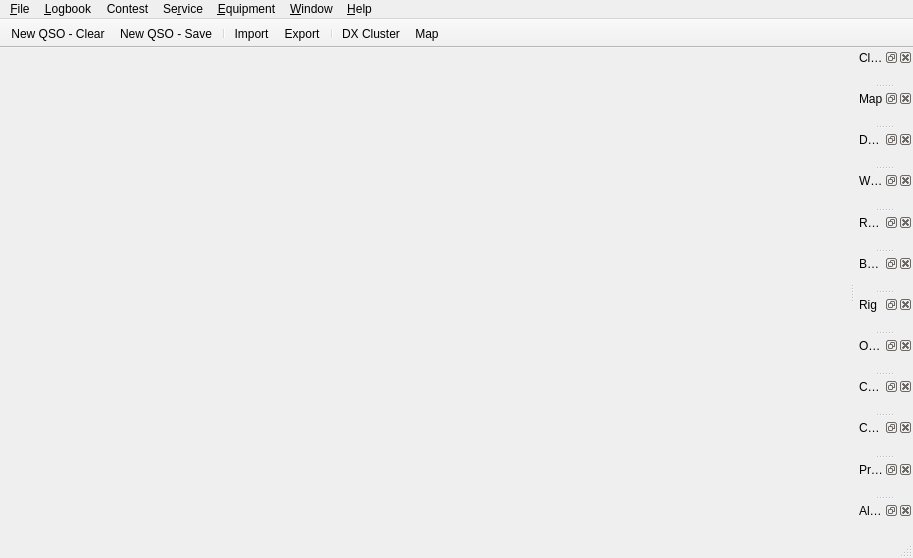
<?xml version="1.0" encoding="UTF-8"?>
<ui version="4.0">
 <class>MainWindow</class>
 <widget class="QMainWindow" name="MainWindow">
  <property name="geometry">
   <rect>
    <x>0</x>
    <y>0</y>
    <width>913</width>
    <height>558</height>
   </rect>
  </property>
  <property name="windowTitle">
   <string/>
  </property>
  <property name="dockOptions">
   <set>QMainWindow::AllowNestedDocks|QMainWindow::AllowTabbedDocks|QMainWindow::AnimatedDocks|QMainWindow::GroupedDragging</set>
  </property>
  <widget class="QWidget" name="centralWidget">
   <layout class="QVBoxLayout" name="verticalLayout">
    <property name="bottomMargin">
     <number>0</number>
    </property>
    <item>
     <widget class="LogbookWidget" name="logbookWidget" native="true">
      <property name="sizePolicy">
       <sizepolicy hsizetype="Preferred" vsizetype="Expanding">
        <horstretch>0</horstretch>
        <verstretch>0</verstretch>
       </sizepolicy>
      </property>
     </widget>
    </item>
    <item>
     <widget class="NewContactWidget" name="newContactWidget" native="true">
      <property name="sizePolicy">
       <sizepolicy hsizetype="Preferred" vsizetype="Maximum">
        <horstretch>0</horstretch>
        <verstretch>0</verstretch>
       </sizepolicy>
      </property>
      <property name="focusPolicy">
       <enum>Qt::ClickFocus</enum>
      </property>
     </widget>
    </item>
   </layout>
  </widget>
  <widget class="QMenuBar" name="menuBar">
   <property name="geometry">
    <rect>
     <x>0</x>
     <y>0</y>
     <width>913</width>
     <height>23</height>
    </rect>
   </property>
   <widget class="QMenu" name="menuFile">
    <property name="title">
     <string>&amp;File</string>
    </property>
    <addaction name="actionSettings"/>
    <addaction name="separator"/>
    <addaction name="actionQuit"/>
   </widget>
   <widget class="QMenu" name="menuLogbook">
    <property name="title">
     <string>&amp;Logbook</string>
    </property>
    <addaction name="actionQSOFilters"/>
    <addaction name="actionManualContact"/>
    <addaction name="separator"/>
    <addaction name="actionImport"/>
    <addaction name="actionExport"/>
    <addaction name="separator"/>
    <addaction name="actionAwards"/>
    <addaction name="actionStatistics"/>
   </widget>
   <widget class="QMenu" name="menuEquipment">
    <property name="title">
     <string>&amp;Equipment</string>
    </property>
    <addaction name="actionConnectRig"/>
    <addaction name="actionConnectCWKeyer"/>
    <addaction name="actionConnectRotator"/>
   </widget>
   <widget class="QMenu" name="menuHelp">
    <property name="title">
     <string>&amp;Help</string>
    </property>
    <addaction name="actionWikiHelp"/>
    <addaction name="actionReportBug"/>
    <addaction name="actionMailingList"/>
    <addaction name="separator"/>
    <addaction name="actionAbout"/>
   </widget>
   <widget class="QMenu" name="menuWindow">
    <property name="title">
     <string>&amp;Window</string>
    </property>
    <addaction name="actionAlerts"/>
    <addaction name="actionBandmap"/>
    <addaction name="actionClock"/>
    <addaction name="actionChat"/>
    <addaction name="actionCWConsole"/>
    <addaction name="actionDXClusterWindow"/>
    <addaction name="actionMapWindow"/>
    <addaction name="actionProfileImage"/>
    <addaction name="actionOnlineMap"/>
    <addaction name="actionRig"/>
    <addaction name="actionRotator"/>
    <addaction name="actionWsjtx"/>
   </widget>
   <widget class="QMenu" name="menuServices">
    <property name="title">
     <string>Se&amp;rvice</string>
    </property>
    <addaction name="actionClublog"/>
    <addaction name="actioneQSL"/>
    <addaction name="actionHRDLog"/>
    <addaction name="actionLotw"/>
    <addaction name="actionQRZ_com"/>
   </widget>
   <widget class="QMenu" name="menuContest">
    <property name="title">
     <string>Contest</string>
    </property>
    <widget class="QMenu" name="menuDupeCheck">
     <property name="title">
      <string>Dupe Check</string>
     </property>
     <addaction name="actionDupeAllBands"/>
     <addaction name="actionDupeEachBand"/>
     <addaction name="actionDupeEachBandMode"/>
     <addaction name="actionDupeNoCheck"/>
    </widget>
    <widget class="QMenu" name="menuSequence">
     <property name="title">
      <string>Sequence</string>
     </property>
     <addaction name="actionSeqSingle"/>
     <addaction name="actionSeqPerBand"/>
     <addaction name="separator"/>
     <addaction name="actionSeqReset"/>
    </widget>
    <widget class="QMenu" name="menuLinkExchange">
     <property name="title">
      <string>Linking Exchange With</string>
     </property>
     <addaction name="actionLinkExchangeNone"/>
     <addaction name="separator"/>
    </widget>
    <addaction name="menuDupeCheck"/>
    <addaction name="menuSequence"/>
    <addaction name="menuLinkExchange"/>
    <addaction name="separator"/>
    <addaction name="actionContestStop"/>
   </widget>
   <addaction name="menuFile"/>
   <addaction name="menuLogbook"/>
   <addaction name="menuContest"/>
   <addaction name="menuServices"/>
   <addaction name="menuEquipment"/>
   <addaction name="menuWindow"/>
   <addaction name="menuHelp"/>
  </widget>
  <widget class="QStatusBar" name="statusBar"/>
  <widget class="QToolBar" name="toolBar">
   <property name="enabled">
    <bool>true</bool>
   </property>
   <property name="windowTitle">
    <string>Toolbar</string>
   </property>
   <property name="movable">
    <bool>false</bool>
   </property>
   <property name="toolButtonStyle">
    <enum>Qt::ToolButtonIconOnly</enum>
   </property>
   <property name="floatable">
    <bool>false</bool>
   </property>
   <attribute name="toolBarArea">
    <enum>TopToolBarArea</enum>
   </attribute>
   <attribute name="toolBarBreak">
    <bool>false</bool>
   </attribute>
   <addaction name="actionNewContact"/>
   <addaction name="actionSaveContact"/>
   <addaction name="separator"/>
   <addaction name="actionImport"/>
   <addaction name="actionExport"/>
   <addaction name="separator"/>
   <addaction name="actionDXClusterWindow"/>
   <addaction name="actionMapWindow"/>
  </widget>
  <widget class="QDockWidget" name="clockDockWidget">
   <property name="windowTitle">
    <string>Clock</string>
   </property>
   <attribute name="dockWidgetArea">
    <number>2</number>
   </attribute>
   <widget class="ClockWidget" name="clockWidget"/>
  </widget>
  <widget class="QDockWidget" name="mapDockWidget">
   <property name="windowTitle">
    <string>Map</string>
   </property>
   <attribute name="dockWidgetArea">
    <number>2</number>
   </attribute>
   <widget class="MapWidget" name="mapWidget">
    <property name="focusPolicy">
     <enum>Qt::ClickFocus</enum>
    </property>
   </widget>
  </widget>
  <widget class="QDockWidget" name="dxDockWidget">
   <property name="windowTitle">
    <string>DX Cluster</string>
   </property>
   <attribute name="dockWidgetArea">
    <number>2</number>
   </attribute>
   <widget class="DxWidget" name="dxWidget"/>
  </widget>
  <widget class="QDockWidget" name="wsjtxDockWidget">
   <property name="windowTitle">
    <string>WSJTX</string>
   </property>
   <attribute name="dockWidgetArea">
    <number>2</number>
   </attribute>
   <widget class="WsjtxWidget" name="wsjtxWidget"/>
  </widget>
  <widget class="QDockWidget" name="rotatorDockWidget">
   <property name="windowTitle">
    <string>Rotator</string>
   </property>
   <attribute name="dockWidgetArea">
    <number>2</number>
   </attribute>
   <widget class="RotatorWidget" name="rotatorWidget"/>
  </widget>
  <widget class="QDockWidget" name="bandmapDockWidget">
   <property name="windowTitle">
    <string>Bandmap</string>
   </property>
   <attribute name="dockWidgetArea">
    <number>2</number>
   </attribute>
   <widget class="BandmapWidget" name="bandmapWidget"/>
  </widget>
  <widget class="QDockWidget" name="rigDockWidget">
   <property name="windowTitle">
    <string>Rig</string>
   </property>
   <attribute name="dockWidgetArea">
    <number>2</number>
   </attribute>
   <widget class="RigWidget" name="rigWidget"/>
  </widget>
  <widget class="QDockWidget" name="onlineMapDockWidget">
   <property name="windowTitle">
    <string>Online Map</string>
   </property>
   <attribute name="dockWidgetArea">
    <number>2</number>
   </attribute>
   <widget class="OnlineMapWidget" name="onlineMapWidget"/>
  </widget>
  <widget class="QDockWidget" name="cwConsoleDockWidget">
   <property name="windowTitle">
    <string>CW Console</string>
   </property>
   <attribute name="dockWidgetArea">
    <number>2</number>
   </attribute>
   <widget class="CWConsoleWidget" name="cwconsoleWidget"/>
  </widget>
  <widget class="QDockWidget" name="chatDockWidget">
   <property name="windowTitle">
    <string>Chat</string>
   </property>
   <attribute name="dockWidgetArea">
    <number>2</number>
   </attribute>
   <widget class="ChatWidget" name="chatWidget"/>
  </widget>
  <widget class="QDockWidget" name="profileImageDockWidget">
   <property name="windowTitle">
    <string>Profile Image</string>
   </property>
   <attribute name="dockWidgetArea">
    <number>2</number>
   </attribute>
   <widget class="ProfileImageWidget" name="profileImageWidget"/>
  </widget>
  <widget class="QDockWidget" name="alertDockWidget">
   <property name="windowTitle">
    <string>Alerts</string>
   </property>
   <attribute name="dockWidgetArea">
    <number>2</number>
   </attribute>
   <widget class="AlertWidget" name="alertsWidget"/>
  </widget>
  <action name="actionQuit">
   <property name="icon">
    <iconset theme="application-exit">
     <normaloff>.</normaloff>.</iconset>
   </property>
   <property name="text">
    <string>Quit</string>
   </property>
   <property name="toolTip">
    <string>Application - Quit</string>
   </property>
   <property name="shortcut">
    <string notr="true">Ctrl+Q</string>
   </property>
   <property name="menuRole">
    <enum>QAction::QuitRole</enum>
   </property>
   <property name="changeableshortcut" stdset="0">
    <bool>true</bool>
   </property>
  </action>
  <action name="actionSettings">
   <property name="icon">
    <iconset theme="document-properties">
     <normaloff>.</normaloff>.</iconset>
   </property>
   <property name="text">
    <string>&amp;Settings</string>
   </property>
   <property name="menuRole">
    <enum>QAction::PreferencesRole</enum>
   </property>
  </action>
  <action name="actionNewContact">
   <property name="icon">
    <iconset theme="document-new">
     <normaloff>.</normaloff>.</iconset>
   </property>
   <property name="text">
    <string>New QSO - Clear</string>
   </property>
   <property name="toolTip">
    <string>New QSO - Clear</string>
   </property>
   <property name="shortcut">
    <string notr="true">Ctrl+N</string>
   </property>
   <property name="changeableshortcut" stdset="0">
    <bool>true</bool>
   </property>
  </action>
  <action name="actionImport">
   <property name="icon">
    <iconset theme="document-import">
     <normaloff>.</normaloff>.</iconset>
   </property>
   <property name="text">
    <string>&amp;Import</string>
   </property>
  </action>
  <action name="actionExport">
   <property name="icon">
    <iconset theme="document-export">
     <normaloff>.</normaloff>.</iconset>
   </property>
   <property name="text">
    <string>&amp;Export</string>
   </property>
  </action>
  <action name="actionConnectRig">
   <property name="checkable">
    <bool>true</bool>
   </property>
   <property name="text">
    <string>Connect R&amp;ig</string>
   </property>
   <property name="shortcut">
    <string notr="true"/>
   </property>
  </action>
  <action name="actionAbout">
   <property name="icon">
    <iconset theme="help-about">
     <normaloff>.</normaloff>.</iconset>
   </property>
   <property name="text">
    <string>&amp;About</string>
   </property>
   <property name="menuRole">
    <enum>QAction::AboutRole</enum>
   </property>
  </action>
  <action name="actionSaveContact">
   <property name="icon">
    <iconset theme="document-save">
     <normaloff>.</normaloff>.</iconset>
   </property>
   <property name="text">
    <string>New QSO - Save</string>
   </property>
   <property name="toolTip">
    <string>New QSO - Save</string>
   </property>
   <property name="shortcut">
    <string notr="true">Ctrl+S</string>
   </property>
   <property name="changeableshortcut" stdset="0">
    <bool>true</bool>
   </property>
  </action>
  <action name="actionDXClusterWindow">
   <property name="icon">
    <iconset theme="object-rows">
     <normaloff>:/res/icons/network-wireless.png</normaloff>:/res/icons/network-wireless.png</iconset>
   </property>
   <property name="text">
    <string>DX Cluster</string>
   </property>
  </action>
  <action name="actionMapWindow">
   <property name="icon">
    <iconset theme="globe">
     <normaloff>:/res/icons/emblem-web.png</normaloff>:/res/icons/emblem-web.png</iconset>
   </property>
   <property name="text">
    <string>Map</string>
   </property>
  </action>
  <action name="actionStatistics">
   <property name="icon">
    <iconset theme="x-office-spreadsheet">
     <normaloff>.</normaloff>.</iconset>
   </property>
   <property name="text">
    <string>S&amp;tatistics</string>
   </property>
  </action>
  <action name="actionWsjtx">
   <property name="text">
    <string>Wsjtx</string>
   </property>
  </action>
  <action name="actionLotw">
   <property name="text">
    <string>&amp;LotW</string>
   </property>
  </action>
  <action name="actionConnectRotator">
   <property name="checkable">
    <bool>true</bool>
   </property>
   <property name="text">
    <string>Connect R&amp;otator</string>
   </property>
  </action>
  <action name="actionRotator">
   <property name="text">
    <string>Rotator</string>
   </property>
  </action>
  <action name="actionBandmap">
   <property name="text">
    <string>Bandmap</string>
   </property>
  </action>
  <action name="actionRig">
   <property name="text">
    <string>Rig</string>
   </property>
  </action>
  <action name="actionClock">
   <property name="text">
    <string>Clock</string>
   </property>
  </action>
  <action name="actionQSOFilters">
   <property name="icon">
    <iconset resource="../res/icons/icons.qrc">
     <normaloff>:/icons/filter_list-24px.svg</normaloff>:/icons/filter_list-24px.svg</iconset>
   </property>
   <property name="text">
    <string>QSO &amp;Filters</string>
   </property>
  </action>
  <action name="actioneQSL">
   <property name="text">
    <string>&amp;eQSL</string>
   </property>
  </action>
  <action name="actionOnlineMap">
   <property name="text">
    <string>Online Map</string>
   </property>
  </action>
  <action name="actionAwards">
   <property name="icon">
    <iconset theme="application-certificate">
     <normaloff>.</normaloff>.</iconset>
   </property>
   <property name="text">
    <string>&amp;Awards</string>
   </property>
  </action>
  <action name="actionClublog">
   <property name="text">
    <string>&amp;Clublog</string>
   </property>
  </action>
  <action name="actionQRZ_com">
   <property name="text">
    <string>&amp;QRZ.com</string>
   </property>
  </action>
  <action name="actionEditAlertRules">
   <property name="text">
    <string>Edit Rules</string>
   </property>
  </action>
  <action name="actionBeepSettingAlert">
   <property name="checkable">
    <bool>true</bool>
   </property>
   <property name="text">
    <string>Beep</string>
   </property>
  </action>
  <action name="actionConnectCWKeyer">
   <property name="checkable">
    <bool>true</bool>
   </property>
   <property name="text">
    <string>Connect &amp;CW Keyer</string>
   </property>
  </action>
  <action name="actionCWConsole">
   <property name="text">
    <string>CW Console</string>
   </property>
  </action>
  <action name="actionWikiHelp">
   <property name="icon">
    <iconset theme="help">
     <normaloff>.</normaloff>.</iconset>
   </property>
   <property name="text">
    <string>&amp;Wiki</string>
   </property>
  </action>
  <action name="actionReportBug">
   <property name="text">
    <string>Report &amp;Bug...</string>
   </property>
  </action>
  <action name="actionManualContact">
   <property name="checkable">
    <bool>true</bool>
   </property>
   <property name="text">
    <string>&amp;Manual Entry</string>
   </property>
   <property name="toolTip">
    <string>Switch New Contact dialog to the manually entry mode&lt;br/&gt;(time, freq, profiles etc. are not taken from their common sources)</string>
   </property>
  </action>
  <action name="actionMailingList">
   <property name="text">
    <string>Mailing List...</string>
   </property>
  </action>
  <action name="actionActivitiesEdit">
   <property name="text">
    <string>Edit</string>
   </property>
  </action>
  <action name="actionHRDLog">
   <property name="text">
    <string>HRDLog</string>
   </property>
  </action>
  <action name="actionChat">
   <property name="text">
    <string>Chat</string>
   </property>
  </action>
  <action name="actionSaveGeometry">
   <property name="text">
    <string>Save Arrangement</string>
   </property>
   <property name="toolTip">
    <string>Save Arrangement</string>
   </property>
  </action>
  <action name="actionEquipmentKeepOptions">
   <property name="checkable">
    <bool>true</bool>
   </property>
   <property name="text">
    <string>Keep Options</string>
   </property>
   <property name="toolTip">
    <string>Restore connection options after application restart</string>
   </property>
  </action>
  <action name="actionProfileImage">
   <property name="text">
    <string>Profile Image</string>
   </property>
  </action>
  <action name="actionSearchCallsign">
   <property name="enabled">
    <bool>true</bool>
   </property>
   <property name="text">
    <string>Logbook - Search Callsign</string>
   </property>
   <property name="shortcut">
    <string notr="true">Ctrl+F</string>
   </property>
   <property name="shortcutContext">
    <enum>Qt::ApplicationShortcut</enum>
   </property>
   <property name="menuRole">
    <enum>QAction::NoRole</enum>
   </property>
   <property name="changeableshortcut" stdset="0">
    <bool>true</bool>
   </property>
  </action>
  <action name="actionAddBandmapMark">
   <property name="text">
    <string>New QSO - Add text from Callsign field to Bandmap</string>
   </property>
   <property name="toolTip">
    <string>New QSO - Add text from Callsign field to Bandmap</string>
   </property>
   <property name="shortcut">
    <string notr="true">Ctrl+M</string>
   </property>
   <property name="shortcutContext">
    <enum>Qt::ApplicationShortcut</enum>
   </property>
   <property name="menuRole">
    <enum>QAction::NoRole</enum>
   </property>
   <property name="changeableshortcut" stdset="0">
    <bool>true</bool>
   </property>
  </action>
  <action name="actionBandSwitchDown">
   <property name="text">
    <string>Rig - Band Down</string>
   </property>
   <property name="shortcut">
    <string notr="true">Ctrl+PgDown</string>
   </property>
   <property name="shortcutContext">
    <enum>Qt::ApplicationShortcut</enum>
   </property>
   <property name="menuRole">
    <enum>QAction::NoRole</enum>
   </property>
   <property name="changeableshortcut" stdset="0">
    <bool>true</bool>
   </property>
  </action>
  <action name="actionBandSwitchUp">
   <property name="text">
    <string>Rig - Band Up</string>
   </property>
   <property name="shortcut">
    <string notr="true">Ctrl+PgUp</string>
   </property>
   <property name="shortcutContext">
    <enum>Qt::ApplicationShortcut</enum>
   </property>
   <property name="menuRole">
    <enum>QAction::NoRole</enum>
   </property>
   <property name="changeableshortcut" stdset="0">
    <bool>true</bool>
   </property>
  </action>
  <action name="actionUseNearestCallsign">
   <property name="text">
    <string>New QSO - Use Callsign from the Whisperer</string>
   </property>
   <property name="shortcut">
    <string notr="true">Alt+Return</string>
   </property>
   <property name="shortcutContext">
    <enum>Qt::ApplicationShortcut</enum>
   </property>
   <property name="menuRole">
    <enum>QAction::NoRole</enum>
   </property>
   <property name="changeableshortcut" stdset="0">
    <bool>true</bool>
   </property>
  </action>
  <action name="actionCWSpeedUp">
   <property name="text">
    <string>CW Console - Key Speed Up</string>
   </property>
   <property name="shortcut">
    <string notr="true">Alt+Up</string>
   </property>
   <property name="shortcutContext">
    <enum>Qt::ApplicationShortcut</enum>
   </property>
   <property name="menuRole">
    <enum>QAction::NoRole</enum>
   </property>
   <property name="changeableshortcut" stdset="0">
    <bool>true</bool>
   </property>
  </action>
  <action name="actionCWSpeedDown">
   <property name="text">
    <string>CW Console - Key Speed Down</string>
   </property>
   <property name="shortcut">
    <string notr="true">Alt+Down</string>
   </property>
   <property name="shortcutContext">
    <enum>Qt::ApplicationShortcut</enum>
   </property>
   <property name="menuRole">
    <enum>QAction::NoRole</enum>
   </property>
   <property name="changeableshortcut" stdset="0">
    <bool>true</bool>
   </property>
  </action>
  <action name="actionCWProfileUp">
   <property name="text">
    <string>CW Console - Profile Up</string>
   </property>
   <property name="shortcut">
    <string notr="true">Alt+Right</string>
   </property>
   <property name="shortcutContext">
    <enum>Qt::ApplicationShortcut</enum>
   </property>
   <property name="menuRole">
    <enum>QAction::NoRole</enum>
   </property>
   <property name="changeableshortcut" stdset="0">
    <bool>true</bool>
   </property>
  </action>
  <action name="actionCWProfileDown">
   <property name="text">
    <string>CW Console - Profile Down</string>
   </property>
   <property name="shortcut">
    <string notr="true">Alt+Left</string>
   </property>
   <property name="shortcutContext">
    <enum>Qt::ApplicationShortcut</enum>
   </property>
   <property name="menuRole">
    <enum>QAction::NoRole</enum>
   </property>
   <property name="changeableshortcut" stdset="0">
    <bool>true</bool>
   </property>
  </action>
  <action name="actionPTTOn">
   <property name="text">
    <string>Rig - PTT On/Off</string>
   </property>
   <property name="shortcut">
    <string notr="true">Alt+\</string>
   </property>
   <property name="shortcutContext">
    <enum>Qt::ApplicationShortcut</enum>
   </property>
   <property name="autoRepeat">
    <bool>false</bool>
   </property>
   <property name="menuRole">
    <enum>QAction::NoRole</enum>
   </property>
   <property name="changeableshortcut" stdset="0">
    <bool>true</bool>
   </property>
  </action>
  <action name="actionAlerts">
   <property name="text">
    <string>Alerts</string>
   </property>
  </action>
  <action name="actionClearAlerts">
   <property name="text">
    <string>Clear</string>
   </property>
  </action>
  <action name="actionShowAlerts">
   <property name="text">
    <string>Show Alerts</string>
   </property>
  </action>
  <action name="actionDupeAllBands">
   <property name="checkable">
    <bool>true</bool>
   </property>
   <property name="text">
    <string>All Bands</string>
   </property>
  </action>
  <action name="actionDupeEachBand">
   <property name="checkable">
    <bool>true</bool>
   </property>
   <property name="text">
    <string>Each Band</string>
   </property>
  </action>
  <action name="actionDupeEachBandMode">
   <property name="checkable">
    <bool>true</bool>
   </property>
   <property name="text">
    <string>Each Band &amp;&amp; Mode</string>
   </property>
  </action>
  <action name="actionDupeNoCheck">
   <property name="checkable">
    <bool>true</bool>
   </property>
   <property name="text">
    <string>No Check</string>
   </property>
  </action>
  <action name="actionSeqSingle">
   <property name="checkable">
    <bool>true</bool>
   </property>
   <property name="text">
    <string>Single</string>
   </property>
  </action>
  <action name="actionSeqPerBand">
   <property name="checkable">
    <bool>true</bool>
   </property>
   <property name="text">
    <string>Per Band</string>
   </property>
  </action>
  <action name="actionContestStop">
   <property name="enabled">
    <bool>false</bool>
   </property>
   <property name="text">
    <string>Stop</string>
   </property>
  </action>
  <action name="actionSeqReset">
   <property name="text">
    <string>Reset</string>
   </property>
  </action>
  <action name="actionLinkExchangeNone">
   <property name="checkable">
    <bool>true</bool>
   </property>
   <property name="text">
    <string>None</string>
   </property>
  </action>
 </widget>
 <layoutdefault spacing="6" margin="11"/>
 <customwidgets>
  <customwidget>
   <class>NewContactWidget</class>
   <extends>QWidget</extends>
   <header>ui/NewContactWidget.h</header>
   <container>1</container>
   <slots>
    <signal>contactAdded()</signal>
    <signal>newTarget(double,double)</signal>
    <slot>resetContact()</slot>
    <slot>saveContact()</slot>
    <slot>tuneDx(QString,double)</slot>
    <slot>readGlobalSettings()</slot>
    <slot>resetSTXSeq()</slot>
   </slots>
  </customwidget>
  <customwidget>
   <class>LogbookWidget</class>
   <extends>QWidget</extends>
   <header>ui/LogbookWidget.h</header>
   <container>1</container>
   <slots>
    <slot>updateTable()</slot>
   </slots>
  </customwidget>
  <customwidget>
   <class>DxWidget</class>
   <extends>QWidget</extends>
   <header>ui/DxWidget.h</header>
   <container>1</container>
   <slots>
    <signal>tuneDx(QString,double)</signal>
   </slots>
  </customwidget>
  <customwidget>
   <class>WsjtxWidget</class>
   <extends>QWidget</extends>
   <header>ui/WsjtxWidget.h</header>
   <container>1</container>
  </customwidget>
  <customwidget>
   <class>ClockWidget</class>
   <extends>QWidget</extends>
   <header>ui/ClockWidget.h</header>
   <container>1</container>
  </customwidget>
  <customwidget>
   <class>MapWidget</class>
   <extends>QWidget</extends>
   <header>ui/MapWidget.h</header>
   <container>1</container>
  </customwidget>
  <customwidget>
   <class>RotatorWidget</class>
   <extends>QWidget</extends>
   <header>ui/RotatorWidget.h</header>
   <container>1</container>
  </customwidget>
  <customwidget>
   <class>BandmapWidget</class>
   <extends>QWidget</extends>
   <header>ui/BandmapWidget.h</header>
   <container>1</container>
  </customwidget>
  <customwidget>
   <class>RigWidget</class>
   <extends>QWidget</extends>
   <header>ui/RigWidget.h</header>
   <container>1</container>
  </customwidget>
  <customwidget>
   <class>OnlineMapWidget</class>
   <extends>QWidget</extends>
   <header>ui/OnlineMapWidget.h</header>
   <container>1</container>
  </customwidget>
  <customwidget>
   <class>CWConsoleWidget</class>
   <extends>QWidget</extends>
   <header>ui/CWConsoleWidget.h</header>
   <container>1</container>
  </customwidget>
  <customwidget>
   <class>ChatWidget</class>
   <extends>QWidget</extends>
   <header>ui/ChatWidget.h</header>
   <container>1</container>
  </customwidget>
  <customwidget>
   <class>ProfileImageWidget</class>
   <extends>QWidget</extends>
   <header>ui/ProfileImageWidget.h</header>
   <container>1</container>
  </customwidget>
  <customwidget>
   <class>AlertWidget</class>
   <extends>QWidget</extends>
   <header>ui/AlertWidget.h</header>
   <container>1</container>
  </customwidget>
 </customwidgets>
 <resources>
  <include location="../res/icons/icons.qrc"/>
 </resources>
 <connections>
  <connection>
   <sender>actionQuit</sender>
   <signal>triggered()</signal>
   <receiver>MainWindow</receiver>
   <slot>close()</slot>
   <hints>
    <hint type="sourcelabel">
     <x>-1</x>
     <y>-1</y>
    </hint>
    <hint type="destinationlabel">
     <x>284</x>
     <y>195</y>
    </hint>
   </hints>
  </connection>
  <connection>
   <sender>actionSettings</sender>
   <signal>triggered()</signal>
   <receiver>MainWindow</receiver>
   <slot>showSettings()</slot>
   <hints>
    <hint type="sourcelabel">
     <x>-1</x>
     <y>-1</y>
    </hint>
    <hint type="destinationlabel">
     <x>317</x>
     <y>231</y>
    </hint>
   </hints>
  </connection>
  <connection>
   <sender>actionExport</sender>
   <signal>triggered()</signal>
   <receiver>MainWindow</receiver>
   <slot>exportLog()</slot>
   <hints>
    <hint type="sourcelabel">
     <x>-1</x>
     <y>-1</y>
    </hint>
    <hint type="destinationlabel">
     <x>399</x>
     <y>325</y>
    </hint>
   </hints>
  </connection>
  <connection>
   <sender>actionImport</sender>
   <signal>triggered()</signal>
   <receiver>MainWindow</receiver>
   <slot>importLog()</slot>
   <hints>
    <hint type="sourcelabel">
     <x>-1</x>
     <y>-1</y>
    </hint>
    <hint type="destinationlabel">
     <x>399</x>
     <y>325</y>
    </hint>
   </hints>
  </connection>
  <connection>
   <sender>actionNewContact</sender>
   <signal>triggered()</signal>
   <receiver>newContactWidget</receiver>
   <slot>resetContact()</slot>
   <hints>
    <hint type="sourcelabel">
     <x>-1</x>
     <y>-1</y>
    </hint>
    <hint type="destinationlabel">
     <x>408</x>
     <y>622</y>
    </hint>
   </hints>
  </connection>
  <connection>
   <sender>actionSaveContact</sender>
   <signal>triggered()</signal>
   <receiver>newContactWidget</receiver>
   <slot>saveContact()</slot>
   <hints>
    <hint type="sourcelabel">
     <x>-1</x>
     <y>-1</y>
    </hint>
    <hint type="destinationlabel">
     <x>408</x>
     <y>622</y>
    </hint>
   </hints>
  </connection>
  <connection>
   <sender>actionAbout</sender>
   <signal>triggered()</signal>
   <receiver>MainWindow</receiver>
   <slot>showAbout()</slot>
   <hints>
    <hint type="sourcelabel">
     <x>-1</x>
     <y>-1</y>
    </hint>
    <hint type="destinationlabel">
     <x>404</x>
     <y>264</y>
    </hint>
   </hints>
  </connection>
  <connection>
   <sender>MainWindow</sender>
   <signal>settingsChanged()</signal>
   <receiver>newContactWidget</receiver>
   <slot>readGlobalSettings()</slot>
   <hints>
    <hint type="sourcelabel">
     <x>404</x>
     <y>264</y>
    </hint>
    <hint type="destinationlabel">
     <x>607</x>
     <y>500</y>
    </hint>
   </hints>
  </connection>
  <connection>
   <sender>actionConnectRig</sender>
   <signal>toggled(bool)</signal>
   <receiver>MainWindow</receiver>
   <slot>rigConnect()</slot>
   <hints>
    <hint type="sourcelabel">
     <x>-1</x>
     <y>-1</y>
    </hint>
    <hint type="destinationlabel">
     <x>446</x>
     <y>264</y>
    </hint>
   </hints>
  </connection>
  <connection>
   <sender>actionStatistics</sender>
   <signal>triggered()</signal>
   <receiver>MainWindow</receiver>
   <slot>showStatistics()</slot>
   <hints>
    <hint type="sourcelabel">
     <x>-1</x>
     <y>-1</y>
    </hint>
    <hint type="destinationlabel">
     <x>446</x>
     <y>264</y>
    </hint>
   </hints>
  </connection>
  <connection>
   <sender>actionLotw</sender>
   <signal>triggered()</signal>
   <receiver>MainWindow</receiver>
   <slot>showLotw()</slot>
   <hints>
    <hint type="sourcelabel">
     <x>-1</x>
     <y>-1</y>
    </hint>
    <hint type="destinationlabel">
     <x>446</x>
     <y>264</y>
    </hint>
   </hints>
  </connection>
  <connection>
   <sender>actionDXClusterWindow</sender>
   <signal>triggered()</signal>
   <receiver>dxDockWidget</receiver>
   <slot>show()</slot>
   <hints>
    <hint type="sourcelabel">
     <x>-1</x>
     <y>-1</y>
    </hint>
    <hint type="destinationlabel">
     <x>845</x>
     <y>340</y>
    </hint>
   </hints>
  </connection>
  <connection>
   <sender>actionMapWindow</sender>
   <signal>triggered()</signal>
   <receiver>mapDockWidget</receiver>
   <slot>show()</slot>
   <hints>
    <hint type="sourcelabel">
     <x>-1</x>
     <y>-1</y>
    </hint>
    <hint type="destinationlabel">
     <x>845</x>
     <y>227</y>
    </hint>
   </hints>
  </connection>
  <connection>
   <sender>actionWsjtx</sender>
   <signal>triggered()</signal>
   <receiver>wsjtxDockWidget</receiver>
   <slot>show()</slot>
   <hints>
    <hint type="sourcelabel">
     <x>-1</x>
     <y>-1</y>
    </hint>
    <hint type="destinationlabel">
     <x>845</x>
     <y>452</y>
    </hint>
   </hints>
  </connection>
  <connection>
   <sender>actionConnectRotator</sender>
   <signal>toggled(bool)</signal>
   <receiver>MainWindow</receiver>
   <slot>rotConnect()</slot>
   <hints>
    <hint type="sourcelabel">
     <x>-1</x>
     <y>-1</y>
    </hint>
    <hint type="destinationlabel">
     <x>446</x>
     <y>264</y>
    </hint>
   </hints>
  </connection>
  <connection>
   <sender>actionRotator</sender>
   <signal>triggered()</signal>
   <receiver>rotatorDockWidget</receiver>
   <slot>show()</slot>
   <hints>
    <hint type="sourcelabel">
     <x>-1</x>
     <y>-1</y>
    </hint>
    <hint type="destinationlabel">
     <x>845</x>
     <y>407</y>
    </hint>
   </hints>
  </connection>
  <connection>
   <sender>actionBandmap</sender>
   <signal>triggered()</signal>
   <receiver>bandmapDockWidget</receiver>
   <slot>show()</slot>
   <hints>
    <hint type="sourcelabel">
     <x>-1</x>
     <y>-1</y>
    </hint>
    <hint type="destinationlabel">
     <x>845</x>
     <y>482</y>
    </hint>
   </hints>
  </connection>
  <connection>
   <sender>actionRig</sender>
   <signal>triggered()</signal>
   <receiver>rigDockWidget</receiver>
   <slot>show()</slot>
   <hints>
    <hint type="sourcelabel">
     <x>-1</x>
     <y>-1</y>
    </hint>
    <hint type="destinationlabel">
     <x>845</x>
     <y>480</y>
    </hint>
   </hints>
  </connection>
  <connection>
   <sender>actionClock</sender>
   <signal>triggered()</signal>
   <receiver>clockDockWidget</receiver>
   <slot>show()</slot>
   <hints>
    <hint type="sourcelabel">
     <x>-1</x>
     <y>-1</y>
    </hint>
    <hint type="destinationlabel">
     <x>845</x>
     <y>93</y>
    </hint>
   </hints>
  </connection>
  <connection>
   <sender>actionQSOFilters</sender>
   <signal>triggered()</signal>
   <receiver>MainWindow</receiver>
   <slot>QSOFilterSetting()</slot>
   <hints>
    <hint type="sourcelabel">
     <x>-1</x>
     <y>-1</y>
    </hint>
    <hint type="destinationlabel">
     <x>446</x>
     <y>264</y>
    </hint>
   </hints>
  </connection>
  <connection>
   <sender>actioneQSL</sender>
   <signal>triggered()</signal>
   <receiver>MainWindow</receiver>
   <slot>showeQSL()</slot>
   <hints>
    <hint type="sourcelabel">
     <x>-1</x>
     <y>-1</y>
    </hint>
    <hint type="destinationlabel">
     <x>446</x>
     <y>264</y>
    </hint>
   </hints>
  </connection>
  <connection>
   <sender>actionOnlineMap</sender>
   <signal>triggered()</signal>
   <receiver>onlineMapDockWidget</receiver>
   <slot>show()</slot>
   <hints>
    <hint type="sourcelabel">
     <x>-1</x>
     <y>-1</y>
    </hint>
    <hint type="destinationlabel">
     <x>879</x>
     <y>545</y>
    </hint>
   </hints>
  </connection>
  <connection>
   <sender>actionAwards</sender>
   <signal>triggered()</signal>
   <receiver>MainWindow</receiver>
   <slot>showAwards()</slot>
   <hints>
    <hint type="sourcelabel">
     <x>-1</x>
     <y>-1</y>
    </hint>
    <hint type="destinationlabel">
     <x>456</x>
     <y>298</y>
    </hint>
   </hints>
  </connection>
  <connection>
   <sender>actionClublog</sender>
   <signal>triggered()</signal>
   <receiver>MainWindow</receiver>
   <slot>showClublog()</slot>
   <hints>
    <hint type="sourcelabel">
     <x>-1</x>
     <y>-1</y>
    </hint>
    <hint type="destinationlabel">
     <x>456</x>
     <y>298</y>
    </hint>
   </hints>
  </connection>
  <connection>
   <sender>actionQRZ_com</sender>
   <signal>triggered()</signal>
   <receiver>MainWindow</receiver>
   <slot>showQRZ()</slot>
   <hints>
    <hint type="sourcelabel">
     <x>-1</x>
     <y>-1</y>
    </hint>
    <hint type="destinationlabel">
     <x>456</x>
     <y>298</y>
    </hint>
   </hints>
  </connection>
  <connection>
   <sender>actionEditAlertRules</sender>
   <signal>triggered()</signal>
   <receiver>MainWindow</receiver>
   <slot>alertRuleSetting()</slot>
   <hints>
    <hint type="sourcelabel">
     <x>-1</x>
     <y>-1</y>
    </hint>
    <hint type="destinationlabel">
     <x>456</x>
     <y>298</y>
    </hint>
   </hints>
  </connection>
  <connection>
   <sender>actionBeepSettingAlert</sender>
   <signal>triggered()</signal>
   <receiver>MainWindow</receiver>
   <slot>beepSettingAlerts()</slot>
   <hints>
    <hint type="sourcelabel">
     <x>-1</x>
     <y>-1</y>
    </hint>
    <hint type="destinationlabel">
     <x>456</x>
     <y>298</y>
    </hint>
   </hints>
  </connection>
  <connection>
   <sender>actionConnectCWKeyer</sender>
   <signal>toggled(bool)</signal>
   <receiver>MainWindow</receiver>
   <slot>cwKeyerConnect()</slot>
   <hints>
    <hint type="sourcelabel">
     <x>-1</x>
     <y>-1</y>
    </hint>
    <hint type="destinationlabel">
     <x>456</x>
     <y>298</y>
    </hint>
   </hints>
  </connection>
  <connection>
   <sender>actionCWConsole</sender>
   <signal>triggered()</signal>
   <receiver>cwConsoleDockWidget</receiver>
   <slot>show()</slot>
   <hints>
    <hint type="sourcelabel">
     <x>-1</x>
     <y>-1</y>
    </hint>
    <hint type="destinationlabel">
     <x>835</x>
     <y>585</y>
    </hint>
   </hints>
  </connection>
  <connection>
   <sender>actionWikiHelp</sender>
   <signal>triggered()</signal>
   <receiver>MainWindow</receiver>
   <slot>showWikiHelp()</slot>
   <hints>
    <hint type="sourcelabel">
     <x>-1</x>
     <y>-1</y>
    </hint>
    <hint type="destinationlabel">
     <x>456</x>
     <y>312</y>
    </hint>
   </hints>
  </connection>
  <connection>
   <sender>actionReportBug</sender>
   <signal>triggered()</signal>
   <receiver>MainWindow</receiver>
   <slot>showReportBug()</slot>
   <hints>
    <hint type="sourcelabel">
     <x>-1</x>
     <y>-1</y>
    </hint>
    <hint type="destinationlabel">
     <x>456</x>
     <y>312</y>
    </hint>
   </hints>
  </connection>
  <connection>
   <sender>actionManualContact</sender>
   <signal>triggered(bool)</signal>
   <receiver>MainWindow</receiver>
   <slot>setManualContact(bool)</slot>
   <hints>
    <hint type="sourcelabel">
     <x>-1</x>
     <y>-1</y>
    </hint>
    <hint type="destinationlabel">
     <x>456</x>
     <y>312</y>
    </hint>
   </hints>
  </connection>
  <connection>
   <sender>actionMailingList</sender>
   <signal>triggered()</signal>
   <receiver>MainWindow</receiver>
   <slot>showMailingList()</slot>
   <hints>
    <hint type="sourcelabel">
     <x>-1</x>
     <y>-1</y>
    </hint>
    <hint type="destinationlabel">
     <x>456</x>
     <y>312</y>
    </hint>
   </hints>
  </connection>
  <connection>
   <sender>actionActivitiesEdit</sender>
   <signal>triggered()</signal>
   <receiver>MainWindow</receiver>
   <slot>showEditLayout()</slot>
   <hints>
    <hint type="sourcelabel">
     <x>-1</x>
     <y>-1</y>
    </hint>
    <hint type="destinationlabel">
     <x>456</x>
     <y>312</y>
    </hint>
   </hints>
  </connection>
  <connection>
   <sender>actionHRDLog</sender>
   <signal>triggered()</signal>
   <receiver>MainWindow</receiver>
   <slot>showHRDLog()</slot>
   <hints>
    <hint type="sourcelabel">
     <x>-1</x>
     <y>-1</y>
    </hint>
    <hint type="destinationlabel">
     <x>456</x>
     <y>312</y>
    </hint>
   </hints>
  </connection>
  <connection>
   <sender>actionChat</sender>
   <signal>triggered()</signal>
   <receiver>chatDockWidget</receiver>
   <slot>show()</slot>
   <hints>
    <hint type="sourcelabel">
     <x>-1</x>
     <y>-1</y>
    </hint>
    <hint type="destinationlabel">
     <x>771</x>
     <y>585</y>
    </hint>
   </hints>
  </connection>
  <connection>
   <sender>actionSaveGeometry</sender>
   <signal>triggered()</signal>
   <receiver>MainWindow</receiver>
   <slot>saveProfileLayoutGeometry()</slot>
   <hints>
    <hint type="sourcelabel">
     <x>-1</x>
     <y>-1</y>
    </hint>
    <hint type="destinationlabel">
     <x>456</x>
     <y>256</y>
    </hint>
   </hints>
  </connection>
  <connection>
   <sender>actionProfileImage</sender>
   <signal>triggered()</signal>
   <receiver>profileImageDockWidget</receiver>
   <slot>show()</slot>
   <hints>
    <hint type="sourcelabel">
     <x>-1</x>
     <y>-1</y>
    </hint>
    <hint type="destinationlabel">
     <x>883</x>
     <y>518</y>
    </hint>
   </hints>
  </connection>
  <connection>
   <sender>actionAlerts</sender>
   <signal>triggered()</signal>
   <receiver>MainWindow</receiver>
   <slot>showAlerts()</slot>
   <hints>
    <hint type="sourcelabel">
     <x>-1</x>
     <y>-1</y>
    </hint>
    <hint type="destinationlabel">
     <x>456</x>
     <y>278</y>
    </hint>
   </hints>
  </connection>
  <connection>
   <sender>actionClearAlerts</sender>
   <signal>triggered()</signal>
   <receiver>MainWindow</receiver>
   <slot>clearAlerts()</slot>
   <hints>
    <hint type="sourcelabel">
     <x>-1</x>
     <y>-1</y>
    </hint>
    <hint type="destinationlabel">
     <x>456</x>
     <y>278</y>
    </hint>
   </hints>
  </connection>
  <connection>
   <sender>actionShowAlerts</sender>
   <signal>triggered()</signal>
   <receiver>MainWindow</receiver>
   <slot>showAlerts()</slot>
   <hints>
    <hint type="sourcelabel">
     <x>-1</x>
     <y>-1</y>
    </hint>
    <hint type="destinationlabel">
     <x>456</x>
     <y>278</y>
    </hint>
   </hints>
  </connection>
  <connection>
   <sender>actionContestStop</sender>
   <signal>triggered()</signal>
   <receiver>MainWindow</receiver>
   <slot>stopContest()</slot>
   <hints>
    <hint type="sourcelabel">
     <x>-1</x>
     <y>-1</y>
    </hint>
    <hint type="destinationlabel">
     <x>456</x>
     <y>278</y>
    </hint>
   </hints>
  </connection>
  <connection>
   <sender>actionSeqReset</sender>
   <signal>triggered()</signal>
   <receiver>newContactWidget</receiver>
   <slot>resetSTXSeq()</slot>
   <hints>
    <hint type="sourcelabel">
     <x>-1</x>
     <y>-1</y>
    </hint>
    <hint type="destinationlabel">
     <x>426</x>
     <y>529</y>
    </hint>
   </hints>
  </connection>
 </connections>
 <slots>
  <signal>settingsChanged()</signal>
  <slot>saveContact()</slot>
  <slot>resetContact()</slot>
  <slot>showSettings()</slot>
  <slot>importLog()</slot>
  <slot>exportLog()</slot>
  <slot>showAbout()</slot>
  <slot>rigConnect()</slot>
  <slot>showStatistics()</slot>
  <slot>showLotw()</slot>
  <slot>rotConnect()</slot>
  <slot>QSOFilterSetting()</slot>
  <slot>showeQSL()</slot>
  <slot>showAwards()</slot>
  <slot>showClublog()</slot>
  <slot>showQRZ()</slot>
  <slot>alertRuleSetting()</slot>
  <slot>showAlerts()</slot>
  <slot>clearAlerts()</slot>
  <slot>beepSettingAlerts()</slot>
  <slot>cwKeyerConnect()</slot>
  <slot>showWikiHelp()</slot>
  <slot>showReportBug()</slot>
  <slot>setManualContact(bool)</slot>
  <slot>showMailingList()</slot>
  <slot>showEditLayout()</slot>
  <slot>showHRDLog()</slot>
  <slot>saveProfileLayoutGeometry()</slot>
  <slot>setEquipmentKeepOptions(bool)</slot>
  <slot>stopContest()</slot>
 </slots>
</ui>
